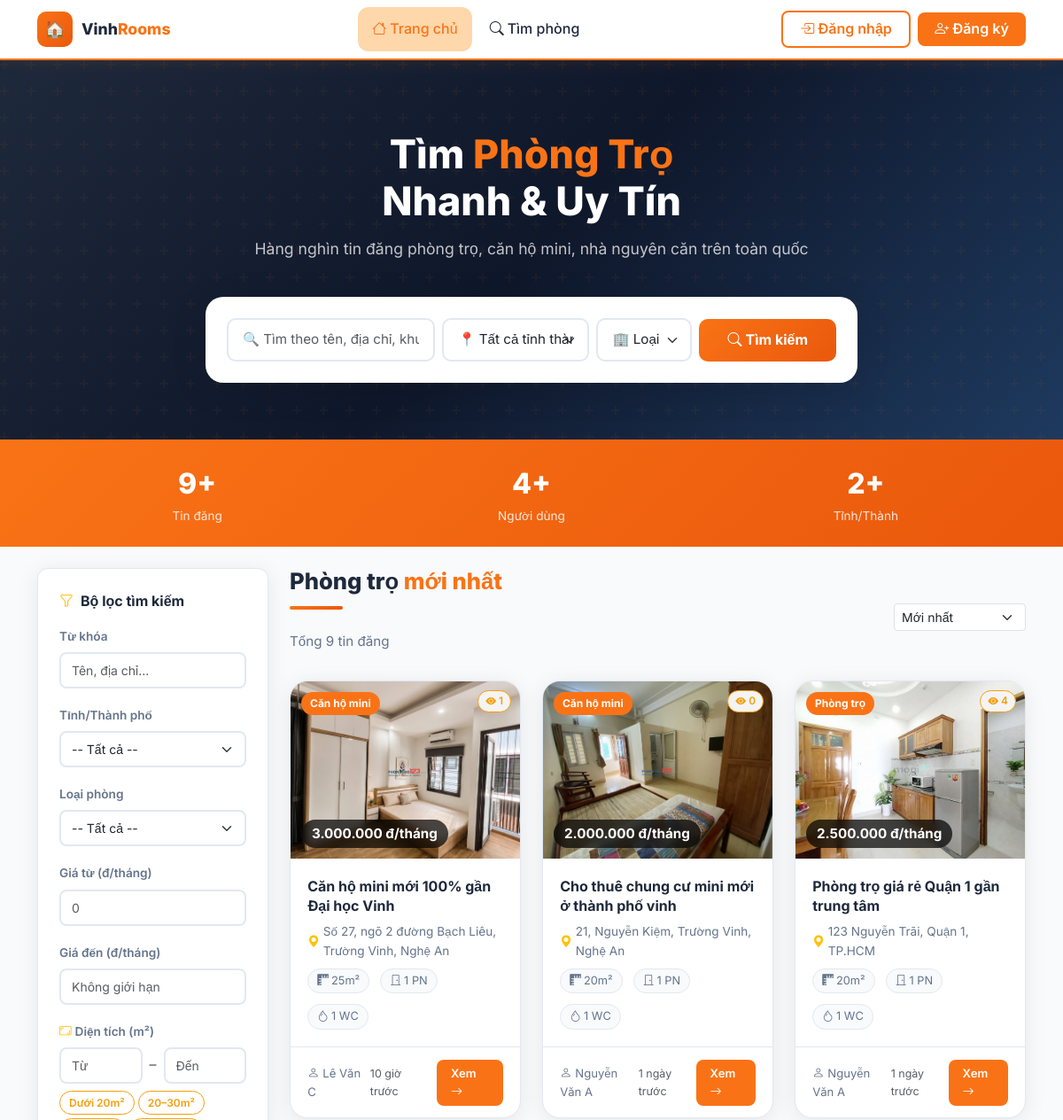
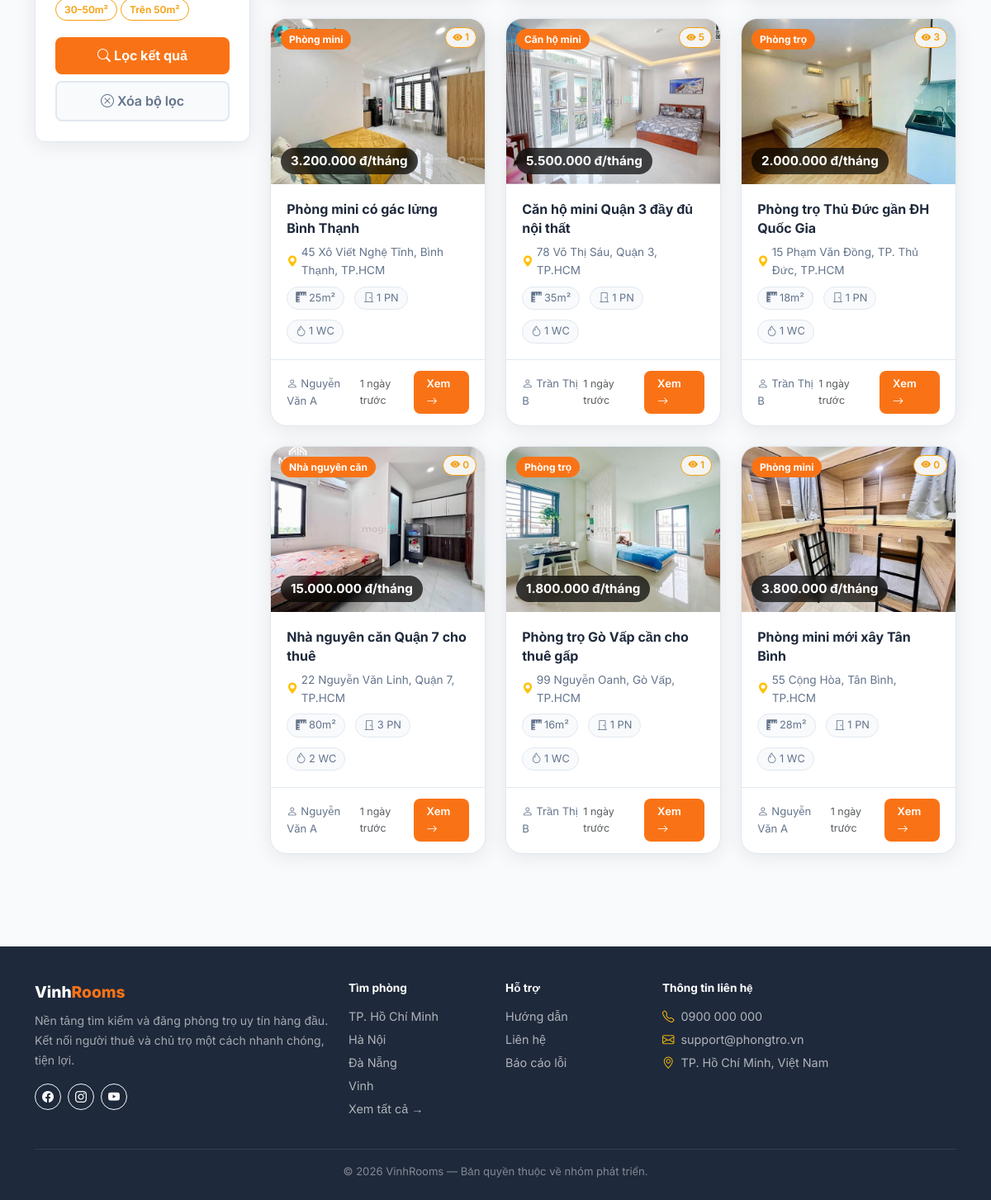
The page / on the database its author committed (2 pictures, top to bottom).
### tables this page shows
CREATE TABLE `tin_dang` (
  `id` int(11) UNSIGNED NOT NULL,
  `phong_tro_id` int(10) UNSIGNED NOT NULL,
  `tieu_de` varchar(255) DEFAULT NULL,
  `mo_ta` text DEFAULT NULL,
  `gia` decimal(10,2) DEFAULT NULL,
  `trang_thai` enum('cho_duyet','da_duyet','bi_tu_choi','an') DEFAULT 'cho_duyet',
  `luot_xem` int(11) DEFAULT 0,
  `created_at` datetime DEFAULT NULL,
  `updated_at` datetime DEFAULT NULL
);

CREATE TABLE `phong_tro` (
  `id` int(10) UNSIGNED NOT NULL,
  `user_id` int(10) UNSIGNED NOT NULL,
  `loai_phong_id` int(10) UNSIGNED DEFAULT NULL,
  `khu_vuc_id` int(10) UNSIGNED DEFAULT NULL,
  `gia_goc` decimal(12,0) NOT NULL COMMENT 'VND/tháng',
  `dien_tich` float NOT NULL COMMENT 'm2',
  `dia_chi` varchar(255) NOT NULL,
  `so_phong_ngu` tinyint(3) UNSIGNED DEFAULT 1,
  `so_wc` tinyint(3) UNSIGNED DEFAULT 1,
  `tien_nghi` text DEFAULT NULL COMMENT 'JSON hoặc text mô tả tiện nghi',
  `hinh_anh` varchar(255) DEFAULT NULL COMMENT 'Ảnh đại diện',
  `trang_thai` enum('co_san','da_cho_thue') NOT NULL DEFAULT 'co_san',
  `created_at` datetime NOT NULL DEFAULT current_timestamp(),
  `updated_at` datetime NOT NULL DEFAULT current_timestamp() ON UPDATE current_timestamp()
);

CREATE TABLE `loai_phong` (
  `id` int(10) UNSIGNED NOT NULL,
  `ten` varchar(100) NOT NULL,
  `mo_ta` text DEFAULT NULL
);

CREATE TABLE `khu_vuc` (
  `id` int(10) UNSIGNED NOT NULL,
  `tinh_thanh` varchar(100) NOT NULL,
  `phuong_xa` varchar(100) NOT NULL
);

CREATE TABLE `users` (
  `id` int(10) UNSIGNED NOT NULL,
  `username` varchar(50) NOT NULL,
  `email` varchar(100) NOT NULL,
  `password` varchar(255) NOT NULL,
  `ho_ten` varchar(100) NOT NULL,
  `so_dien_thoai` varchar(15) DEFAULT NULL,
  `dia_chi` varchar(255) DEFAULT NULL,
  `avatar` varchar(255) DEFAULT 'default_avatar.png',
  `role` enum('admin','user') NOT NULL DEFAULT 'user',
  `trang_thai` enum('active','inactive','banned') NOT NULL DEFAULT 'active',
  `created_at` datetime NOT NULL DEFAULT current_timestamp(),
  `updated_at` datetime NOT NULL DEFAULT current_timestamp() ON UPDATE current_timestamp()
);

### index.php (the view, shortened to what the rows shown need)
<?php
require_once __DIR__ . '/includes/header.php';
$db = getDB();
$search      = trim($_GET['q'] ?? '');
$tinh_thanh  = trim($_GET['tinh_thanh'] ?? '');
$loai_id     = (int)($_GET['loai'] ?? 0);
$gia_min     = (int)($_GET['gia_min'] ?? 0);
$gia_max     = (int)($_GET['gia_max'] ?? 0);
$dt_min      = (int)($_GET['dt_min'] ?? 0);
$dt_max      = (int)($_GET['dt_max'] ?? 0);
$sort        = $_GET['sort'] ?? 'newest';
$page_num    = max(1, (int)($_GET['page'] ?? 1));
$per_page    = 9;
$sortOptions = [
    'newest'    => ['label' => 'Mới nhất',       'order' => 'td.created_at DESC'],
    'popular'   => ['label' => 'Xem nhiều nhất', 'order' => 'td.luot_xem DESC, td.created_at DESC'],
    'near_dhv'  => ['label' => 'Gần ĐH Vinh',    'order' => "td.created_at DESC"],
    'price_asc' => ['label' => 'Giá tăng dần',   'order' => 'td.gia ASC'],
    'price_desc'=> ['label' => 'Giá giảm dần',   'order' => 'td.gia DESC'],
];
$orderSQL = $sortOptions[$sort]['order'];
$where   = ["td.trang_thai = 'da_duyet'"];
$params  = [];
$types   = '';
$whereSQL = implode(' AND ', $where);
$countSQL = "SELECT COUNT(*) FROM tin_dang td
             JOIN phong_tro p ON td.phong_tro_id = p.id
             JOIN khu_vuc k   ON p.khu_vuc_id = k.id
             WHERE $whereSQL";
if (!empty($params)) {
    $stmt = $db->prepare($countSQL);
    $stmt->bind_param($types, ...$params);
    $stmt->execute();
    $total = $stmt->get_result()->fetch_row()[0];
    $stmt->close();
} else {
    $total = $db->query($countSQL)->fetch_row()[0];
}
$pg = paginate($total, $per_page, $page_num);
$offset  = $pg['offset'];
$roomSQL = "SELECT td.id AS tin_id, td.tieu_de, td.mo_ta, td.gia, td.luot_xem, td.trang_thai, td.created_at,
                   p.id, p.dien_tich, p.so_phong_ngu, p.so_wc, p.tien_nghi, p.hinh_anh, p.dia_chi,
                   p.gia_goc, p.user_id,
                   k.tinh_thanh, k.phuong_xa,
                   u.ho_ten AS chu_tro,
                   l.ten    AS loai_ten
            FROM tin_dang td
            JOIN phong_tro p ON td.phong_tro_id = p.id
            JOIN khu_vuc k   ON p.khu_vuc_id = k.id
            LEFT JOIN users u     ON p.user_id = u.id
            LEFT JOIN loai_phong l ON p.loai_phong_id = l.id
            WHERE $whereSQL
            ORDER BY $orderSQL
            LIMIT $per_page OFFSET $offset";
if (!empty($params)) {
    $stmt = $db->prepare($roomSQL);
    $stmt->bind_param($types, ...$params);
    $stmt->execute();
    $rooms = $stmt->get_result()->fetch_all(MYSQLI_ASSOC);
    $stmt->close();
} else {
    $rooms = $db->query($roomSQL)->fetch_all(MYSQLI_ASSOC);
}
$isSearch = $search || $tinh_thanh || $loai_id || $gia_min || $gia_max || $dt_min || $dt_max || $sort !== 'newest';
?>
<?php if (!$isSearch): ?>
<section class="hero-banner">
    <div class="container position-relative">
        <div class="row justify-content-center text-center">
            <div class="col-lg-8">
                <h1 class="hero-title">Tìm <span>Phòng Trọ</span><br>Nhanh & Uy Tín</h1>
            </div>
        </div>
    </div>
</section>
<?php endif; ?>
<div class="container py-4">
    <div class="row g-4">
        <div class="col-lg-9">
            <div class="d-flex align-items-center justify-content-between mb-3 flex-wrap gap-2">
                <div>
                    <?php if ($isSearch): ?>
                        <h2 class="section-title mb-0">Kết quả tìm kiếm</h2>
                        <p class="section-subtitle mt-1">Tìm thấy <strong><?= $total ?></strong> tin đăng phù hợp</p>
                    <?php else: ?>
                        <h2 class="section-title mb-0">Phòng trọ <span>mới nhất</span></h2>
                    <?php endif; ?>
                </div>
            </div>
            <?php if (empty($rooms)): ?>
            <div class="text-center py-5">
                <div style="font-size:4rem">🔍</div>
                <h4 class="mt-3 text-muted">Không tìm thấy phòng phù hợp</h4>
                <p class="text-muted">Thử thay đổi từ khóa hoặc bộ lọc</p>
                <a href="<?= BASE_URL ?>/index.php" class="btn btn-outline-warning mt-2">Xem tất cả phòng</a>
            </div>
            <?php else: ?>
            <div class="row g-4 row-cols-1 row-cols-sm-2 row-cols-xl-3">
                <?php foreach ($rooms as $room): ?>
                <div class="col">
                    <div class="room-card h-100">
                        <div class="room-card-img">
                            <img src="<?= getImageUrl($room['hinh_anh']) ?>"
                                 alt="<?= e($room['tieu_de']) ?>"
                                 loading="lazy">
                            <span class="room-view-count <?= $room['luot_xem'] >= 100 ? 'hot' : '' ?>">
                                <i class="bi bi-eye-fill"></i>
                                <?= $room['luot_xem'] >= 1000
                                    ? number_format($room['luot_xem']/1000, 1) . 'k'
                                    : number_format($room['luot_xem']) ?>
                            </span>
                            <?php if ($room['loai_ten']): ?>
                            <div class="room-card-badge"><?= e($room['loai_ten']) ?></div>
                            <?php endif; ?>
                            <div class="room-card-price">
                                <?= formatPrice($room['gia']) ?>/tháng
                            </div>
                        </div>
                        <div class="room-card-body">
                            <a href="<?= BASE_URL ?>/room-detail.php?id=<?= $room['tin_id'] ?>" class="room-card-title">
                                <?= e($room['tieu_de']) ?>
                            </a>
                            <div class="room-card-location">
                                <i class="bi bi-geo-alt-fill text-warning"></i>
                                <?= e($room['dia_chi']) ?><?= $room['phuong_xa'] ? ', ' . e($room['phuong_xa']) : '' ?>, <?= e($room['tinh_thanh']) ?>
                            </div>
                            <div class="room-meta">
                                <span class="room-meta-item"><i class="bi bi-rulers"></i><?= $room['dien_tich'] ?>m²</span>
                                <span class="room-meta-item"><i class="bi bi-door-closed"></i><?= $room['so_phong_ngu'] ?> PN</span>
                                <span class="room-meta-item"><i class="bi bi-droplet"></i><?= $room['so_wc'] ?> WC</span>
                            </div>
                        </div>
                        <div class="room-card-footer">
                            <span><i class="bi bi-person me-1"></i><?= e($room['chu_tro']) ?></span>
                            <div class="d-flex align-items-center gap-2">
                                <span class="text-muted" style="font-size:.78rem"><?= timeAgo($room['created_at']) ?></span>
                                <a href="<?= BASE_URL ?>/room-detail.php?id=<?= $room['tin_id'] ?>" class="btn-view-detail">
                                    Xem <i class="bi bi-arrow-right"></i>
                                </a>
                            </div>
                        </div>
                    </div>
                </div>
                <?php endforeach; ?>
            </div>
            <?php endif; ?>
        </div>
    </div>
</div>
<?php require_once __DIR__ . '/includes/footer.php'; ?>

### rows shown on the page
tin_dang: phong_tro.hinh_anh (picture), luot_xem "1", loai_phong.ten "Căn hộ mini", gia "3.000.000 đ", tieu_de "Căn hộ mini mới 100% gần Đại học Vinh", phong_tro.dia_chi "Số 27, ngõ 2 đường Bạch Liêu", khu_vuc.phuong_xa "Trường Vinh", khu_vuc.tinh_thanh "Nghệ An", phong_tro.dien_tich "25", phong_tro.so_phong_ngu "1", phong_tro.so_wc "1", users.ho_ten "Lê Văn C", created_at "10 giờ trước"
tin_dang: phong_tro.hinh_anh (picture), luot_xem "0", loai_phong.ten "Căn hộ mini", gia "2.000.000 đ", tieu_de "Cho thuê chung cư mini mới ở thành phố vinh", phong_tro.dia_chi "21, Nguyễn Kiệm", khu_vuc.phuong_xa "Trường Vinh", khu_vuc.tinh_thanh "Nghệ An", phong_tro.dien_tich "20", phong_tro.so_phong_ngu "1", phong_tro.so_wc "1", users.ho_ten "Nguyễn Văn A", created_at "1 ngày trước"
tin_dang: phong_tro.hinh_anh (picture), luot_xem "4", loai_phong.ten "Phòng trọ", gia "2.500.000 đ", tieu_de "Phòng trọ giá rẻ Quận 1 gần trung tâm", phong_tro.dia_chi "123 Nguyễn Trãi", khu_vuc.phuong_xa "Quận 1", khu_vuc.tinh_thanh "TP.HCM", phong_tro.dien_tich "20", phong_tro.so_phong_ngu "1", phong_tro.so_wc "1", users.ho_ten "Nguyễn Văn A", created_at "1 ngày trước"
tin_dang: phong_tro.hinh_anh (picture), luot_xem "1", loai_phong.ten "Phòng mini", gia "3.200.000 đ", tieu_de "Phòng mini có gác lửng Bình Thạnh", phong_tro.dia_chi "45 Xô Viết Nghệ Tĩnh", khu_vuc.phuong_xa "Bình Thạnh", khu_vuc.tinh_thanh "TP.HCM", phong_tro.dien_tich "25", phong_tro.so_phong_ngu "1", phong_tro.so_wc "1", users.ho_ten "Nguyễn Văn A", created_at "1 ngày trước"
tin_dang: phong_tro.hinh_anh (picture), luot_xem "5", loai_phong.ten "Căn hộ mini", gia "5.500.000 đ", tieu_de "Căn hộ mini Quận 3 đầy đủ nội thất", phong_tro.dia_chi "78 Võ Thị Sáu", khu_vuc.phuong_xa "Quận 3", khu_vuc.tinh_thanh "TP.HCM", phong_tro.dien_tich "35", phong_tro.so_phong_ngu "1", phong_tro.so_wc "1", users.ho_ten "Trần Thị B", created_at "1 ngày trước"
tin_dang: phong_tro.hinh_anh (picture), luot_xem "3", loai_phong.ten "Phòng trọ", gia "2.000.000 đ", tieu_de "Phòng trọ Thủ Đức gần ĐH Quốc Gia", phong_tro.dia_chi "15 Phạm Văn Đồng", khu_vuc.phuong_xa "TP. Thủ Đức", khu_vuc.tinh_thanh "TP.HCM", phong_tro.dien_tich "18", phong_tro.so_phong_ngu "1", phong_tro.so_wc "1", users.ho_ten "Trần Thị B", created_at "1 ngày trước"
tin_dang: phong_tro.hinh_anh (picture), luot_xem "0", loai_phong.ten "Nhà nguyên căn", gia "15.000.000 đ", tieu_de "Nhà nguyên căn Quận 7 cho thuê", phong_tro.dia_chi "22 Nguyễn Văn Linh", khu_vuc.phuong_xa "Quận 7", khu_vuc.tinh_thanh "TP.HCM", phong_tro.dien_tich "80", phong_tro.so_phong_ngu "3", phong_tro.so_wc "2", users.ho_ten "Nguyễn Văn A", created_at "1 ngày trước"
tin_dang: phong_tro.hinh_anh (picture), luot_xem "1", loai_phong.ten "Phòng trọ", gia "1.800.000 đ", tieu_de "Phòng trọ Gò Vấp cần cho thuê gấp", phong_tro.dia_chi "99 Nguyễn Oanh", khu_vuc.phuong_xa "Gò Vấp", khu_vuc.tinh_thanh "TP.HCM", phong_tro.dien_tich "16", phong_tro.so_phong_ngu "1", phong_tro.so_wc "1", users.ho_ten "Trần Thị B", created_at "1 ngày trước"
tin_dang: phong_tro.hinh_anh (picture), luot_xem "0", loai_phong.ten "Phòng mini", gia "3.800.000 đ", tieu_de "Phòng mini mới xây Tân Bình", phong_tro.dia_chi "55 Cộng Hòa", khu_vuc.phuong_xa "Tân Bình", khu_vuc.tinh_thanh "TP.HCM", phong_tro.dien_tich "28", phong_tro.so_phong_ngu "1", phong_tro.so_wc "1", users.ho_ten "Nguyễn Văn A", created_at "1 ngày trước"

### other values the page prints
$totalRooms "9"
$totalUsers "4"
$totalCities "2"
$total "9"
form field value "Mới nhất"
